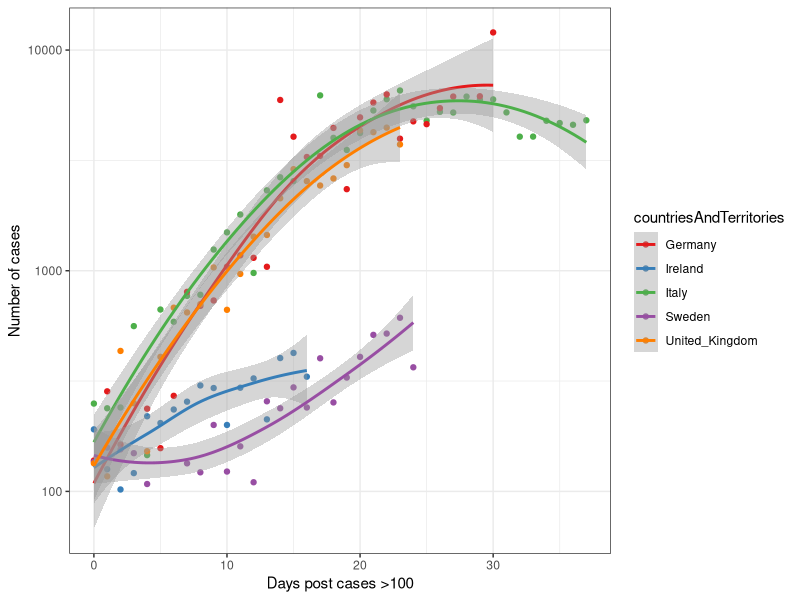
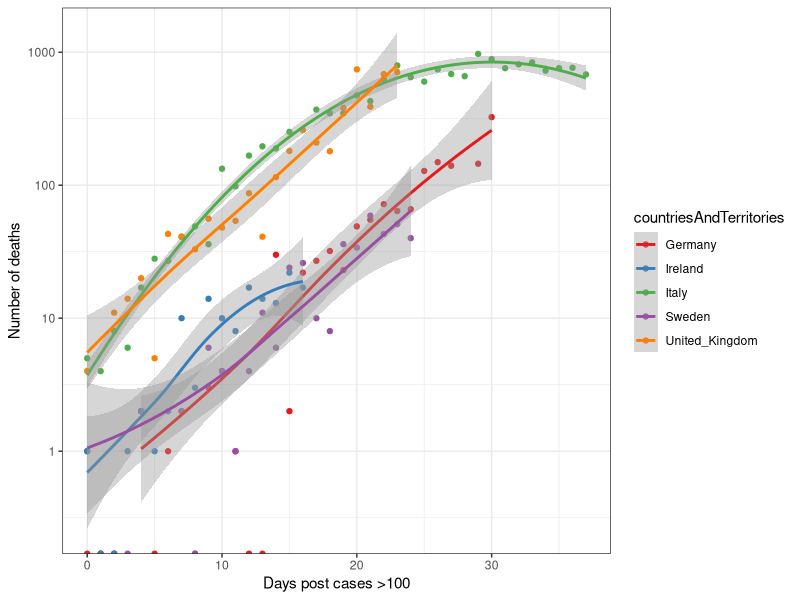
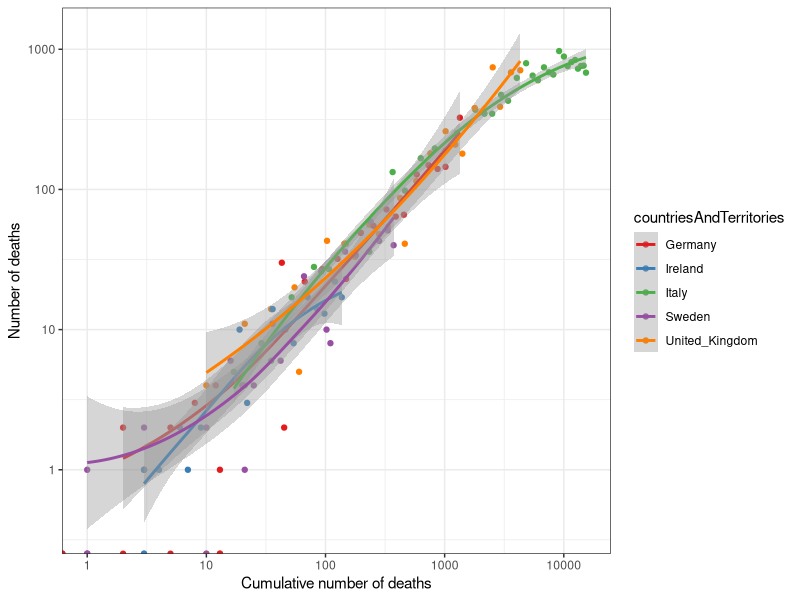
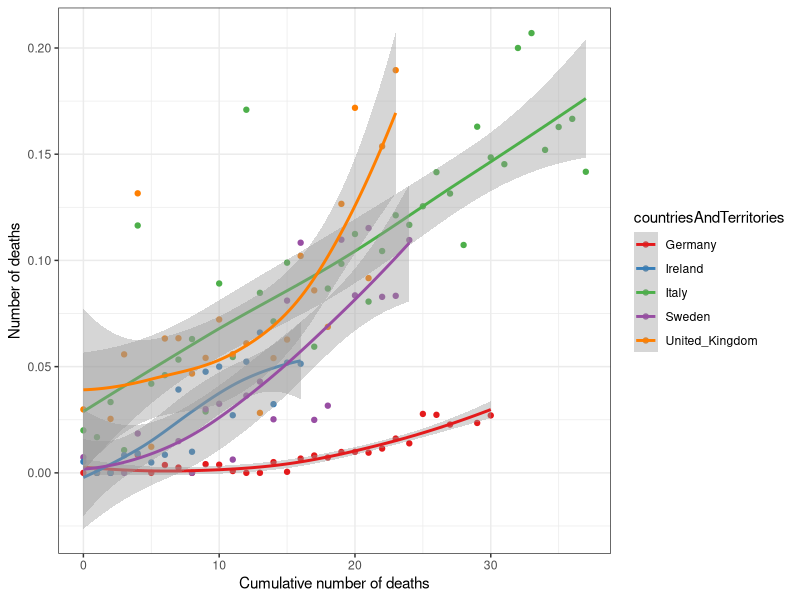

The R script that drew these images, in order:
## ---- chunk 1
knitr::opts_chunk$set(echo = TRUE)
setwd("~/git_repos/corona/")

library(readxl)
library(ggplot2)
## ---- chunk 2
d = read_excel("COVID-19-geographic-disbtribution-worldwide.xlsx")
d$countriesAndTerritories = as.factor(d$countriesAndTerritories)
d$julian = as.numeric(julian(d$dateRep))
d$ID = c(1:nrow(d))

# Order deaths
ind = order(d$julian, d$countriesAndTerritories) 
d = d[ind,]

d$cumdeath = ave(d$deaths, 
                 d$countriesAndTerritories, 
                 FUN=function(x){cumsum(x)})
## ---- chunk 3
dplus = subset(d, cases>100)
startDate = aggregate(julian~countriesAndTerritories + geoId + countryterritoryCode, 
                      data=dplus, 
                      FUN=function(x) {min(x)})

ind = match(dplus$countryterritoryCode,startDate$countryterritoryCode)
dplus$daysIn = dplus$julian - startDate$julian[ind]
## ---- chunk 4
country = c('Ireland',
            'Italy',
            'Sweden',
            'United_Kingdom',
            'Framce', 
            'Germany')

d2 = subset(dplus, 
            countriesAndTerritories %in% country)
## ---- chunk 5
ggplot(data=d2,
       aes(x=daysIn, 
           y=cases, 
           colour=countriesAndTerritories)) +
  geom_point() + 
  geom_smooth(method = 'loess', 
              span=1.5) +
  scale_y_log10() +
  scale_color_brewer(palette = 'Set1') +
  theme_bw() + 
  labs(x='Days post cases >100',
       y='Number of cases')
## ---- chunk 6
ggplot(data=d2,
       aes(x=daysIn, 
           y=deaths, 
           colour=countriesAndTerritories)) +
  geom_point() + 
  geom_smooth(method = 'loess', 
              span=1.5) +
  scale_y_log10() +
  scale_color_brewer(palette = 'Set1') +
  theme_bw() + 
  labs(x='Days post cases >100',
       y='Number of deaths')
## ---- chunk 7
ggplot(data=d2,
       aes(x=cumdeath, 
           y=deaths, 
           colour=countriesAndTerritories)) +
  geom_point() + 
  geom_smooth(method = 'loess', 
              span=1.5) +
  scale_y_log10() +
  scale_x_log10() +
  scale_color_brewer(palette = 'Set1') +
  theme_bw() + 
  labs(x='Cumulative number of deaths',
       y='Number of deaths')
## ---- chunk 8
ggplot(data=d2,
       aes(y=deaths/cases, 
           x=daysIn, 
           colour=countriesAndTerritories)) +
  geom_point() + 
  geom_smooth(method = 'loess', 
              span=1.5) +
  scale_color_brewer(palette = 'Set1') +
  theme_bw() + 
  labs(x='Cumulative number of deaths',
       y='Number of deaths')
